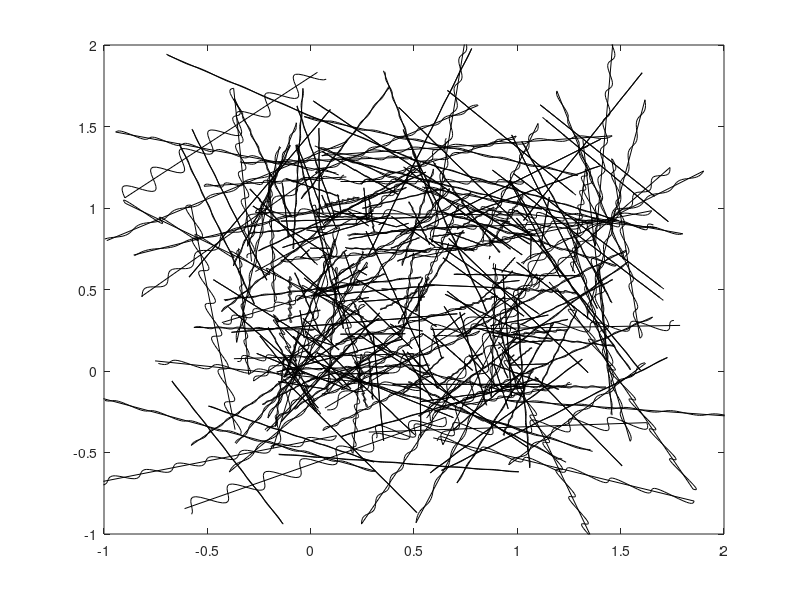

Here is the MATLAB script that generated this plot:
%This program is fiber simulation for the I-randomness uniform
%dis-continuous crimp

clear all                            %clearing program
close all
clc

kx=64;
[x]=linspace(0,1, kx+1);            %linespaceing for x
[y]=linspace(0,1, kx+1);            %linespacing for y

n=300;                             %sample size
a=-sqrt(2);                         %lower bound for uniform distribution
b=sqrt(2);                          %upper bound for uniform distribution

 for i=1:n
     
L=unifrnd(0,b);                %lenght of line           
x0=unifrnd(0-L/2,1+L/2,1);       %x distance from origin
y0=unifrnd(0-L/2,1+L/2,1);       %y distance from origin                  
angle=unifrnd(0,2*pi,1);         %angle for the line
x1=x0+(L/2)*cos(angle);          %x cordiante of point 1
y1=y0+(L/2)*sin(angle);          %y cordiante of point 1
x2=x0+(L/2)*cos(angle+pi);       %x cordiante of point 2
y2=y0+(L/2)*sin(angle+pi);       %y cordiante of point 2

slo=(y2-y1)/(x2-x1);            %slope of crimp
th=atan(slo);                   %angle of crimp
c=cos(th);                      %cosine of crimp angle
s=sin(th);                       %sine of crimp angle

%A=-slo/(2*pi);
A=normrnd(.01,.01);                 %Amplitude or height of crimp
K=(x2-x1)/c;                     %lenght of the crimp to match line              



%how many
t=0:0.01:1;                     %number of cycles 
freq=unifrnd(12,15);            %frequency or x lenght of crimp

f=K * (c * t - A * sin(freq*pi*t)) + x1;
g=K *( s * t + A * sin(freq*pi*t)) + y1;
plot(f,g,'k');

plot([x1,x2],[y1,y2],'k');
        
    
     xlim([-1 2])                    %x limits
     ylim([-1 2])                    %y limits
     hold on;                       %hold on for graph 
  
    end
